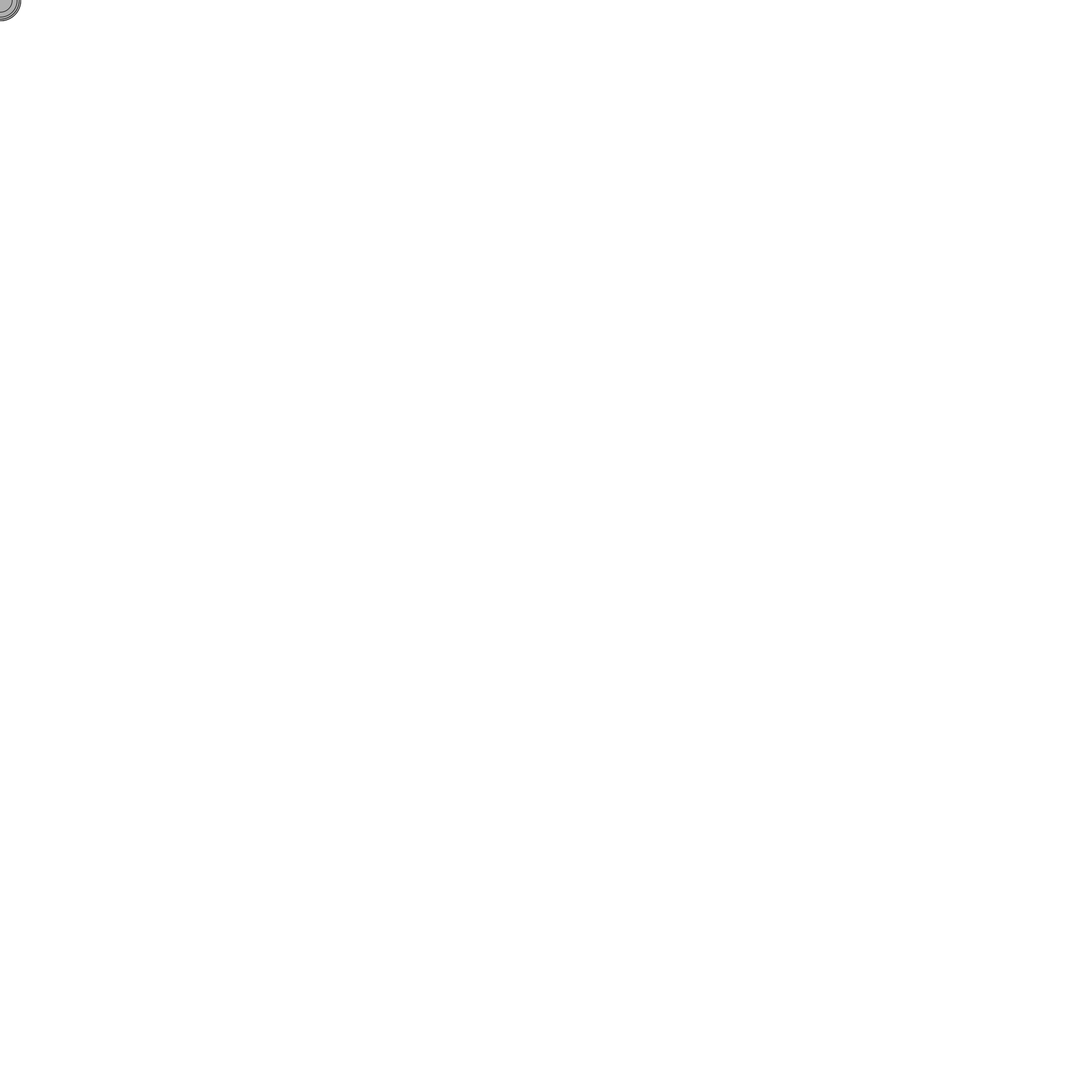
Frame 1 (no input)
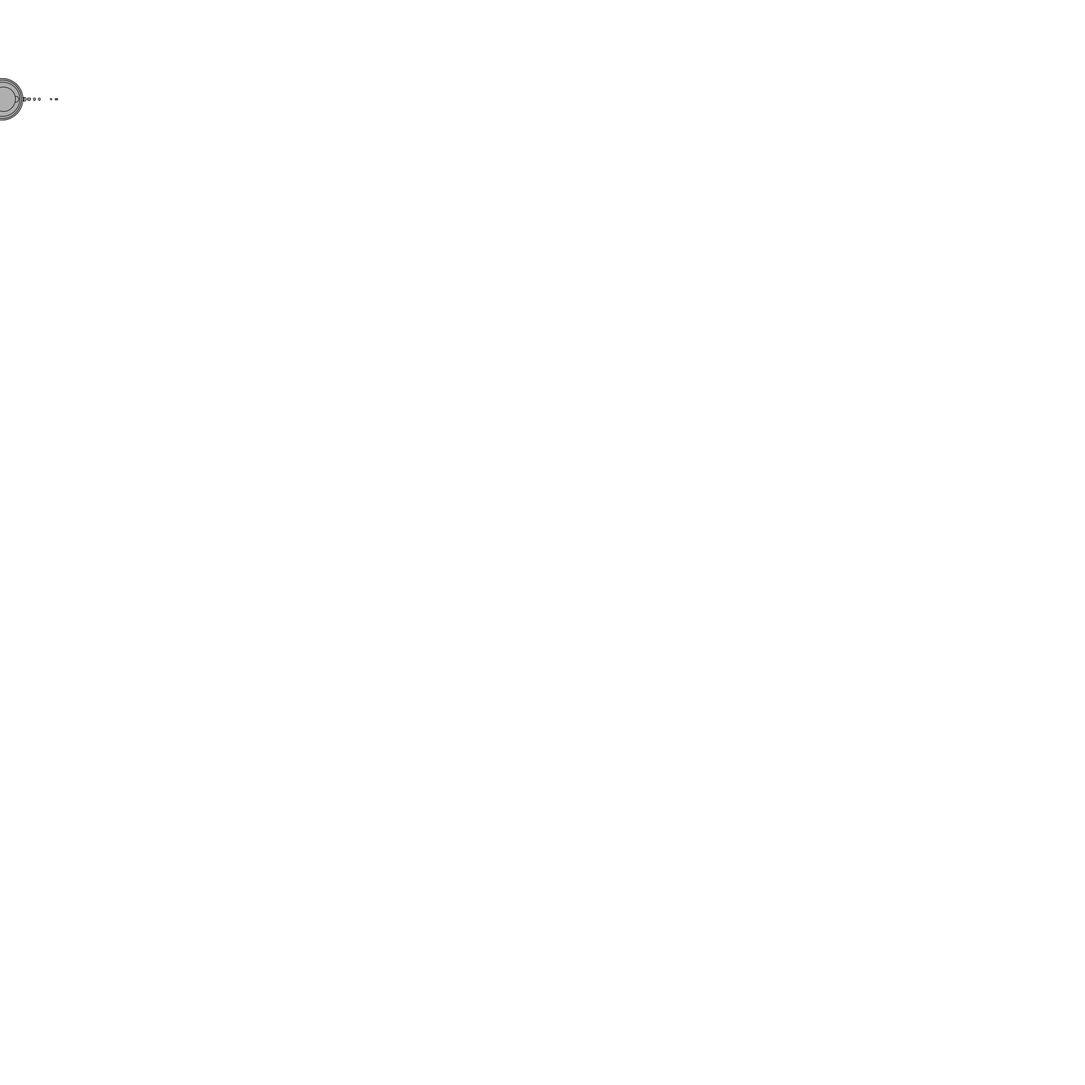
Frame 60 (the mouse pressed at the canvas centre just before this capture)
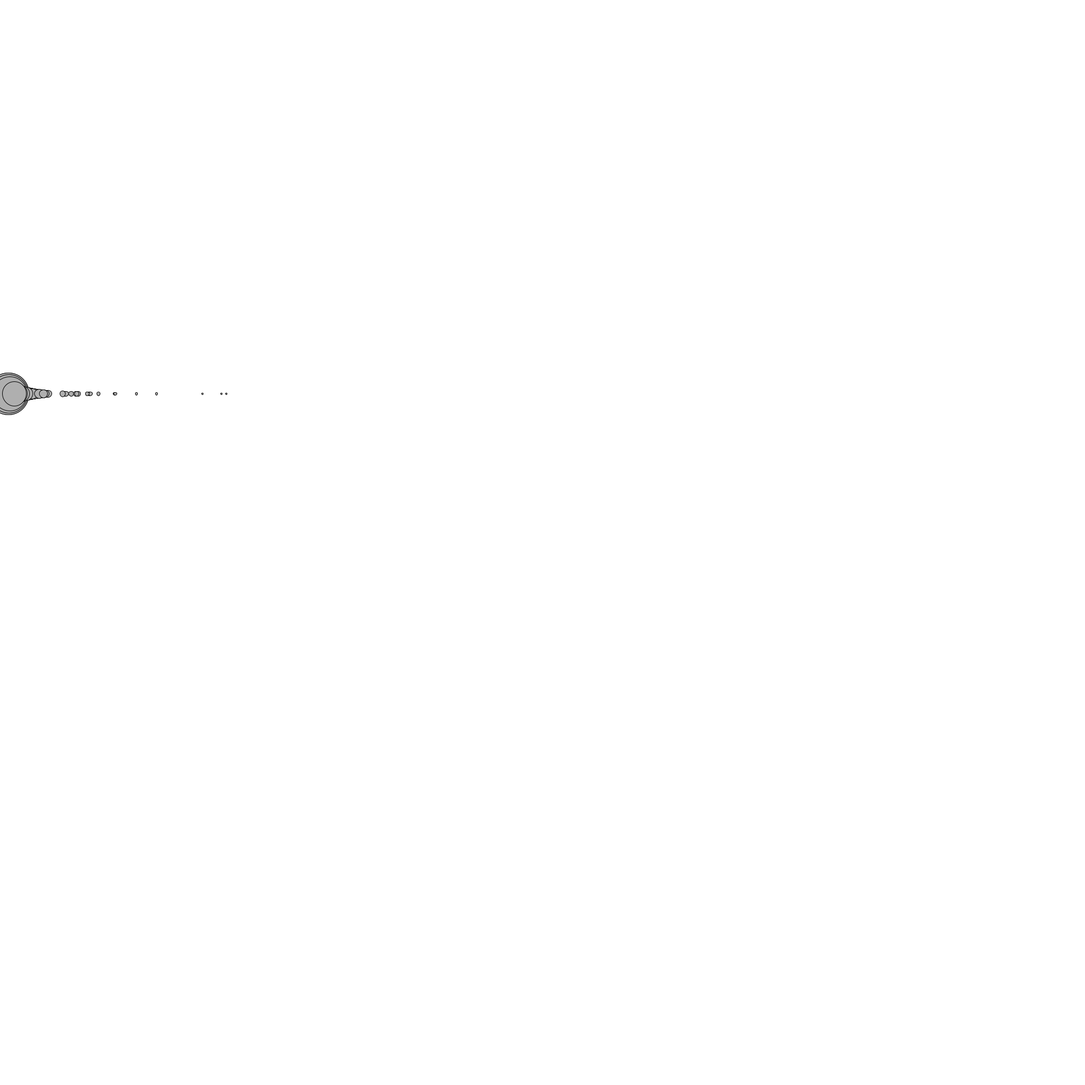
Frame 120 (the mouse held since frame 60 and released just before this capture)

The Processing sketch that drew these frames (run headless with seeded random() and noise(); from frame 60 on, the mouse is pressed at the canvas centre):

// Processing sketch: random_mass_grav_wind_force_grav_scaled_by_mass
// ── random_mass_grav_wind_force_grav_scaled_by_mass.pde
class Mover {
 
  PVector location;
  PVector velocity;
  PVector acceleration;
  float mass;
  
  void update() {

    velocity.add(acceleration); // velocity depends on acceleeration
    
    location.add(velocity); //location depends on veloctiy
    
    acceleration.mult(0); // clear the acceleration every time otherwise the force effects compound.
  }
  
  void display() {
    stroke(0);
    fill(175);
    ellipse(location.x, location.y, mass * 16, mass * 16);
  }
  
  Mover() {
    location = new PVector(30,30);
    velocity = new PVector(0,0);
    acceleration = new PVector(0,0);
    mass = 1;
  }
  
  Mover(float m, float x, float y) {
    mass = m;
    location = new PVector(x, y);
    velocity = new PVector(0,0);
    acceleration = new PVector(0,0);
  }
  
  void checkEdges() {
    if (location.x > width) {
      location.x = width;
      velocity.x *= -1;
    }
    else if (location.x < 0) {
      velocity.x *= -1;
      location.x = 0;
    }
    
    if (location.y > height) {
      velocity.y *= -1;
      location.y = height;
    }
  }
  
  void applyForce(PVector force) {
    //PVector f = force.get(); // get a copy of the input so that i dont change the value of the input
    PVector f = PVector.div(force, mass); // divide the force by the mass however doing this with the input instance would alter the inputs value. as such I create a new vector and use the static method
    acceleration.add(f); // then you add the force to the acceleration. reason is acceleariton = force / mass
  }

}

Mover[] movers = new Mover[100];

void setup() {
  size(2000, 2000);
  smooth();
  for(int i = 0; i < movers.length; i++) {
    movers[i] = new Mover(random(0.1, 5), 0, 0);
  }
}

void draw() {
  background(255);
  
  
  for (int i = 0; i < movers.length; i++) {
    PVector wind = new PVector(0.01, 0);
    float m = movers[i].mass;
    PVector gravity = new PVector(0, 0.1 * m);
    movers[i].applyForce(wind);
    movers[i].applyForce(gravity);
    
    movers[i].update();
    movers[i].display();
    movers[i].checkEdges();
  }
}
